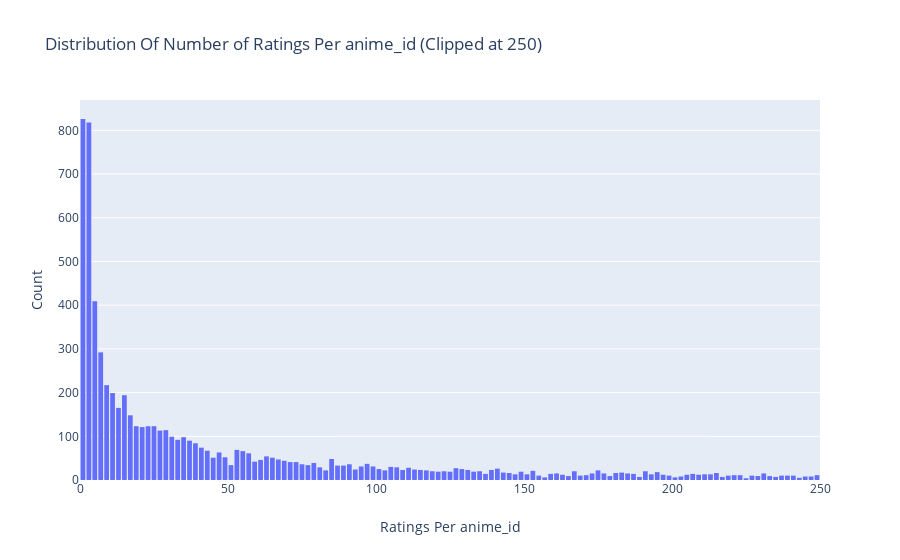

Here is the notebook cell this chart was saved with:
### Code cell
data = df.groupby('anime_id')['rating_x'].count().clip(upper=250)

trace = go.Histogram(x = data.values,
                     name = 'Ratings',
                     xbins = dict(start = 0,
                                  end = 250,
                                  size = 2))
layout = go.Layout(title = 'Distribution Of Number of Ratings Per anime_id (Clipped at 250)',
                   xaxis = dict(title = 'Ratings Per anime_id'),
                   yaxis = dict(title = 'Count'),
                   bargap = 0.2)

fig = go.Figure(data=[trace], layout=layout)
iplot(fig)

### Figure 1 — Plotly figure (JSON) as saved in the notebook; plotly's stock layout.template omitted (floating-point values rounded to 4 significant figures; data arrays with more than 128 entries replaced by an {"elided": "..."} marker saying what was removed)
{"data": [{"name": "Ratings", "type": "histogram", "x": {"elided": "9927 int values"}, "xbins": {"end": 250, "size": 2, "start": 0}}], "layout": {"bargap": 0.2, "title": {"text": "Distribution Of Number of Ratings Per anime_id (Clipped at 250)"}, "xaxis": {"title": {"text": "Ratings Per anime_id"}}, "yaxis": {"title": {"text": "Count"}}}}
